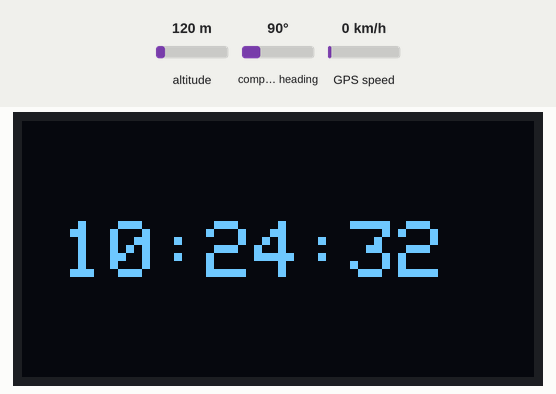
Simulated run of this sketch. Board: Arduino Uno, built with avr-gcc and run on an emulated ATmega328P. Shown: 128×64 one-colour display. Inputs (shaded band) come from the test bench; at power-on: altitude 120 m, compass heading 90°, GPS speed 0 km/h. The display library's start-up logo is not drawn; the GPS gets a fix after 3 s at 37.7749, -122.4194 with 8 satellites; what the sketch prints to the serial monitor is not drawn.

Above: at 2.2 s.
At 6.2 s:
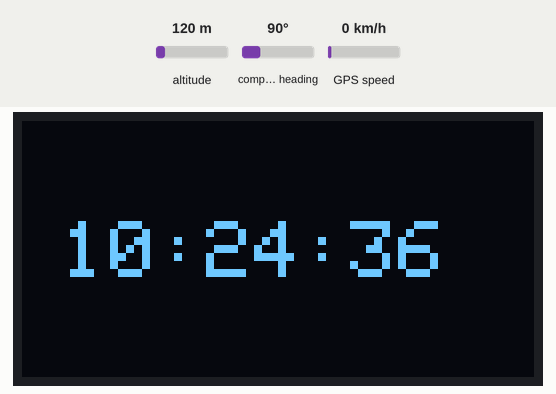
At 11.2 s:
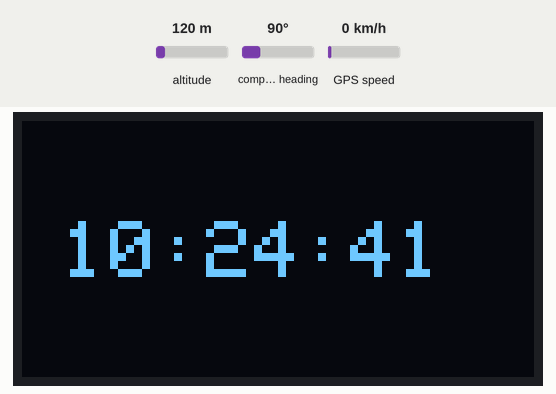
At 20.2 s:
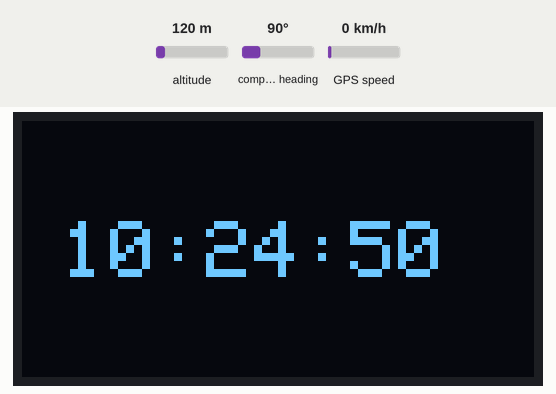
At 29.2 s:
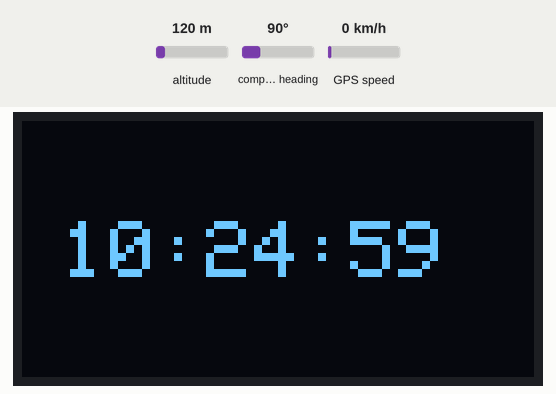
At 38.2 s:
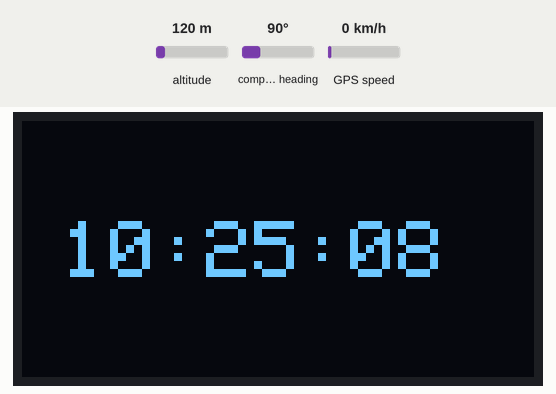

The sketch:

TimeDisplay.ino
```cpp
#include <Wire.h>
#include <Adafruit_GFX.h>
#include <Adafruit_SSD1306.h>
#include <TinyGPS++.h>
#include <SoftwareSerial.h>

#define SCREEN_WIDTH 128
#define SCREEN_HEIGHT 64
#define OLED_RESET -1  // Reset pin is not used in I2C mode
Adafruit_SSD1306 display(SCREEN_WIDTH, SCREEN_HEIGHT, &Wire, OLED_RESET);

TinyGPSPlus gps;
SoftwareSerial gpsSerial(4, 3); // RX, TX (connect to TX, RX of GPS module)

void setup() {
  Serial.begin(9600);
  gpsSerial.begin(9600);

  // Initialize OLED
  if (!display.begin(SSD1306_I2C_ADDRESS, 0x3C)) {
    Serial.println(F("SSD1306 allocation failed"));
    for (;;);
  }
  display.display();
  delay(2000);
  display.clearDisplay();

  Serial.println(F("Waiting for GPS signal..."));
}

void loop() {
  while (gpsSerial.available() > 0) {
    char c = gpsSerial.read();
    gps.encode(c);

    if (gps.time.isUpdated()) { // Check if GPS time is updated
      int hour = gps.time.hour();
      int minute = gps.time.minute();
      int second = gps.time.second();

      // Display time
      display.clearDisplay();
      display.setTextSize(2);
      display.setTextColor(SSD1306_WHITE);
      display.setCursor(10, 25); // Adjust position
      display.printf("%02d:%02d:%02d", hour, minute, second);
      display.display();
    }
  }
}
```

Measured:
- what the display in image 0 shows lasts 1.0 s, from 2.1 s to 3.1 s
